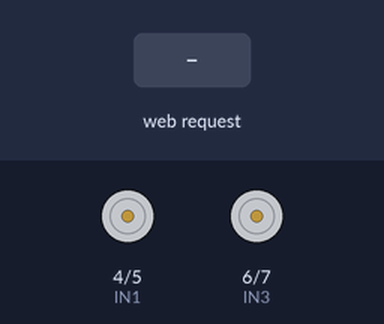
Recording of a sketch running on a simulated ESP32-S3. On the bench: motor-driver pin pairs drawn as motors (green arrow = first pin HIGH = forward, orange = second pin HIGH = backward, longer = more drive). The inputs (shaded band) are chosen by the test bench. What the sketch prints to the serial monitor is not drawn.

Above: at 1.2 s.
1.3 s: HTTP request GET /cmd?dir=forward received
At 1.8 s:
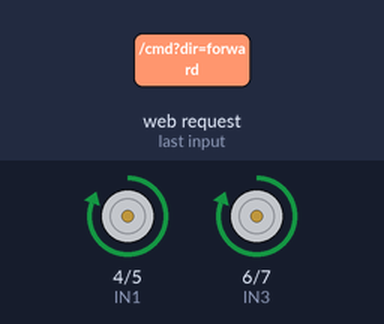
2.8 s: HTTP request GET /cmd?dir=back received
At 4.0 s:
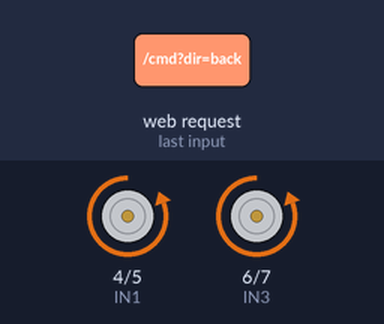
4.3 s: HTTP request GET /cmd received
At 5.3 s:
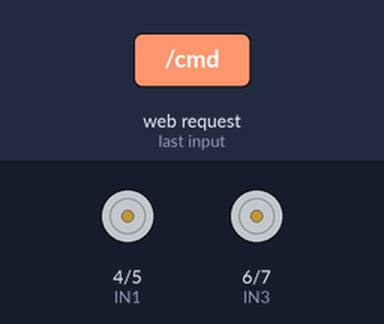
5.8 s: HTTP request GET /cmd?dir=fwd received
At 6.4 s:
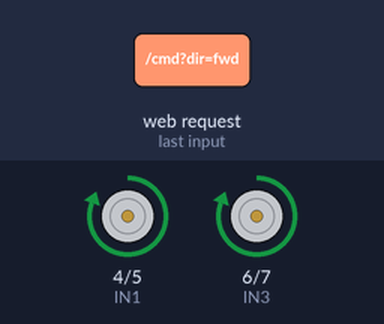
Timing chart, 0 to 8.3 s (numbered marks = the images above; inputs shaded):
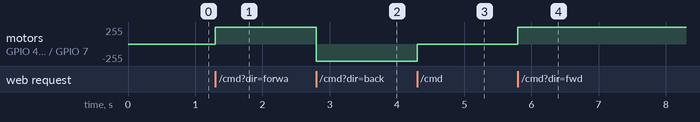

Measured:
- after the input at 1.3 s, motor on GPIO 4 (IN1) / GPIO 5 (IN2), motor on GPIO 6 (IN3) / GPIO 7 (IN4): stopped → forward 255/255 at once
- after the input at 2.8 s, motor on GPIO 4 (IN1) / GPIO 5 (IN2), motor on GPIO 6 (IN3) / GPIO 7 (IN4): forward 255/255 → backward 255/255 at once
- after the input at 4.3 s, motor on GPIO 4 (IN1) / GPIO 5 (IN2), motor on GPIO 6 (IN3) / GPIO 7 (IN4): backward 255/255 → stopped at once
- after the input at 5.8 s, motor on GPIO 4 (IN1) / GPIO 5 (IN2), motor on GPIO 6 (IN3) / GPIO 7 (IN4): stopped → forward 255/255 at once

The sketch:

esp32_motors_wifi.ino
```cpp
#include <WiFi.h>
#include <WebServer.h>

// ===== 小车引脚 (已更改为更安全的 GPIO 4, 5, 6, 7) =====
const int IN1 = 4;
const int IN2 = 5;
const int IN3 = 6;
const int IN4 = 7;

// ===== 热点设置 =====
const char* AP_SSID = "ESP32-Car";
const char* AP_PASS = "12345678";   // 至少8位

WebServer server(80);

// ===== 网页 (使用 PROGMEM 节省 RAM) =====
const char MAIN_page[] PROGMEM = R"rawliteral(
<!doctype html>
<html lang="zh">
<head>
  <meta charset="utf-8">
  <meta name="viewport" content="width=device-width,initial-scale=1">
  <title>ESP32 小车控制</title>
  <style>
    body{ font-family: system-ui, sans-serif; text-align:center; margin:0; padding:24px; background:#f5f5f5; }
    h2{ margin-bottom:8px; }
    .ip{ color:#666; margin-bottom:18px; }
    .pad{ display:grid; grid-template-columns:90px 90px 90px; gap:12px; justify-content:center; margin-top:20px; }
    button{ height:72px; font-size:18px; border:none; border-radius:16px; background:white; box-shadow:0 2px 10px rgba(0,0,0,.08); cursor:pointer; touch-action:manipulation; }
    button:active{ transform:scale(0.98); background:#eaeaea; }
    .wide{ grid-column:2/3; }
  </style>
</head>
<body>
  <h2>ESP32 小车遥控</h2>
  <div class="pad">
    <div></div><button data-cmd="w">前进</button><div></div>
    <button data-cmd="a">左转</button><button data-cmd="x">停止</button><button data-cmd="d">右转</button>
    <div></div><button data-cmd="s" class="wide">后退</button><div></div>
  </div>
<script>
function sendCmd(cmd){ fetch('/cmd?c=' + cmd); }
let holdTimer = null;
function startHold(cmd){ stopHold(); sendCmd(cmd); if(cmd !== 'x') holdTimer = setInterval(() => sendCmd(cmd), 120); }
function stopHold(){ if(holdTimer){ clearInterval(holdTimer); holdTimer = null; } }
document.querySelectorAll('button[data-cmd]').forEach(btn => {
  btn.addEventListener('mousedown', e => startHold(btn.dataset.cmd));
  btn.addEventListener('mouseup', e => { stopHold(); sendCmd('x'); });
  btn.addEventListener('touchstart', e => { e.preventDefault(); startHold(btn.dataset.cmd); }, {passive:false});
  btn.addEventListener('touchend', e => { stopHold(); sendCmd('x'); });
});
</script>
</body>
</html>
)rawliteral";

// ===== AI 监控页：手机连热点后打开 /ai?api=https://你的云端地址，无需电脑 =====
const char AI_page[] PROGMEM = R"rawliteral(
<!doctype html>
<html lang="zh">
<head>
  <meta charset="utf-8">
  <meta name="viewport" content="width=device-width,initial-scale=1">
  <title>AI 监控</title>
  <style>
    body{font-family:system-ui,sans-serif;text-align:center;margin:0;padding:16px;background:#111;color:#eee;}
    h2{margin-bottom:4px;}
    .hint{color:#888;font-size:14px;margin-bottom:12px;}
    #video{width:100%;max-width:320px;border-radius:8px;background:#000;}
    #status{margin:12px 0;min-height:24px;}
    button{padding:12px 24px;font-size:16px;background:#3b82f6;color:#fff;border:none;border-radius:8px;cursor:pointer;}
    button:disabled{opacity:0.5;}
  </style>
</head>
<body>
  <h2>AI 监控</h2>
  <p class="hint" id="hint">地址后加 ?api=https://你的云端地址</p>
  <video id="video" autoplay playsinline muted></video>
  <div id="status"></div>
  <button id="btn">开启摄像头</button>
  <script>
  (function(){
    var video=document.getElementById('video');
    var canvas=document.createElement('canvas');
    var ctx=canvas.getContext('2d');
    var statusEl=document.getElementById('status');
    var hint=document.getElementById('hint');
    var btn=document.getElementById('btn');
    var apiBase='';
    var pending=[];
    var interval=800;
    function getApi(){
      var m=location.search.match(/api=([^&]+)/);
      return m ? decodeURIComponent(m[1]).replace(/\/+$/,'') : '';
    }
    function setStatus(s){ statusEl.textContent=s; }
    function runDirections(dirs){
      pending.forEach(clearTimeout);
      pending=[];
      var t=0;
      (dirs||[]).forEach(function(a){
        var d=Math.min(5000,Math.max(0,a.duration||300));
        pending.push(setTimeout(function(){
          fetch('/cmd?dir='+encodeURIComponent((a.direction||'stop'))+'&duration='+d).catch(function(){});
        },t));
        t+=d;
      });
    }
    function loop(){
      if(!apiBase||video.readyState<2){ setTimeout(loop,500); return; }
      canvas.width=video.videoWidth;
      canvas.height=video.videoHeight;
      ctx.drawImage(video,0,0);
      var dataUrl=canvas.toDataURL('image/jpeg',0.65);
      fetch(apiBase+'/frame',{
        method:'POST',
        headers:{'Content-Type':'application/json'},
        body:JSON.stringify({image:dataUrl,source:'surveillance'})
      }).then(function(r){ return r.json(); }).then(function(d){
        if(d.directions&&d.directions.length){ runDirections(d.directions); }
        setStatus('已发帧 → AI → 小车');
      }).catch(function(e){ setStatus('错误: '+e.message); });
      setTimeout(loop,interval);
    }
    btn.onclick=function(){
      apiBase=getApi();
      if(!apiBase){ hint.textContent='请在地址后加 ?api=https://你的云端地址'; return; }
      hint.textContent='';
      btn.disabled=true;
      navigator.mediaDevices.getUserMedia({video:{facingMode:'environment',width:640,height:480}})
        .then(function(stream){ video.srcObject=stream; video.onloadedmetadata=function(){ video.play(); loop(); }; })
        .catch(function(e){ setStatus('摄像头错误: '+e.message); btn.disabled=false; });
    };
  })();
  </script>
</body>
</html>
)rawliteral";

// ===== 电机控制 =====
void stopCar() { digitalWrite(IN1, LOW); digitalWrite(IN2, LOW); digitalWrite(IN3, LOW); digitalWrite(IN4, LOW); }
void forward() { digitalWrite(IN1, HIGH); digitalWrite(IN2, LOW); digitalWrite(IN3, HIGH); digitalWrite(IN4, LOW); }
void backward() { digitalWrite(IN1, LOW); digitalWrite(IN2, HIGH); digitalWrite(IN3, LOW); digitalWrite(IN4, HIGH); }
void left() { digitalWrite(IN1, LOW); digitalWrite(IN2, HIGH); digitalWrite(IN3, HIGH); digitalWrite(IN4, LOW); }
void right() { digitalWrite(IN1, HIGH); digitalWrite(IN2, LOW); digitalWrite(IN3, LOW); digitalWrite(IN4, HIGH); }

// ===== 定时到点停车（AI 发 dir+duration 时用）=====
unsigned long motorUntil = 0;

// ===== 路由 =====
void handleRoot() { server.send_P(200, "text/html", MAIN_page); }
void handleAi() { server.send_P(200, "text/html", AI_page); }
void handleCmd() {
  String dir = server.arg("dir");
  String c = server.arg("c");
  int duration = server.arg("duration").toInt();
  if (duration > 5000) duration = 500;

  // 电脑 AI 发的是 dir + duration
  if (dir.length() > 0) {
    dir.toLowerCase();
    if (dir == "forward" || dir == "前" || dir == "fwd") { forward(); motorUntil = duration > 0 ? millis() + (unsigned long)duration : 0; }
    else if (dir == "back" || dir == "后" || dir == "backward") { backward(); motorUntil = duration > 0 ? millis() + (unsigned long)duration : 0; }
    else if (dir == "left" || dir == "左") { left(); motorUntil = duration > 0 ? millis() + (unsigned long)duration : 0; }
    else if (dir == "right" || dir == "右") { right(); motorUntil = duration > 0 ? millis() + (unsigned long)duration : 0; }
    else { stopCar(); motorUntil = 0; }
    server.send(200, "application/json", "{\"ok\":1}");
    return;
  }
  // 内置遥控页发的是 c=w/a/s/d/x
  if (c == "w") forward();
  else if (c == "s") backward();
  else if (c == "a") left();
  else if (c == "d") right();
  else stopCar();
  motorUntil = 0;
  server.send(200, "text/plain", "OK");
}

void setup() {
  Serial.begin(115200);
  pinMode(IN1, OUTPUT); pinMode(IN2, OUTPUT); pinMode(IN3, OUTPUT); pinMode(IN4, OUTPUT);
  stopCar();
  WiFi.mode(WIFI_AP);
  WiFi.softAP(AP_SSID, AP_PASS);
  Serial.print("AP IP: ");
  Serial.println(WiFi.softAPIP());
  server.on("/", handleRoot);
  server.on("/ai", handleAi);
  server.on("/cmd", handleCmd);
  server.begin();
  Serial.println("Web server started. 电脑/手机连此热点后: 遥控 http://192.168.4.1  AI用ESP32_HTTP_URL=http://192.168.4.1");
}

void loop() {
  if (motorUntil > 0 && millis() >= motorUntil) {
    stopCar();
    motorUntil = 0;
  }
  server.handleClient();
}
```
